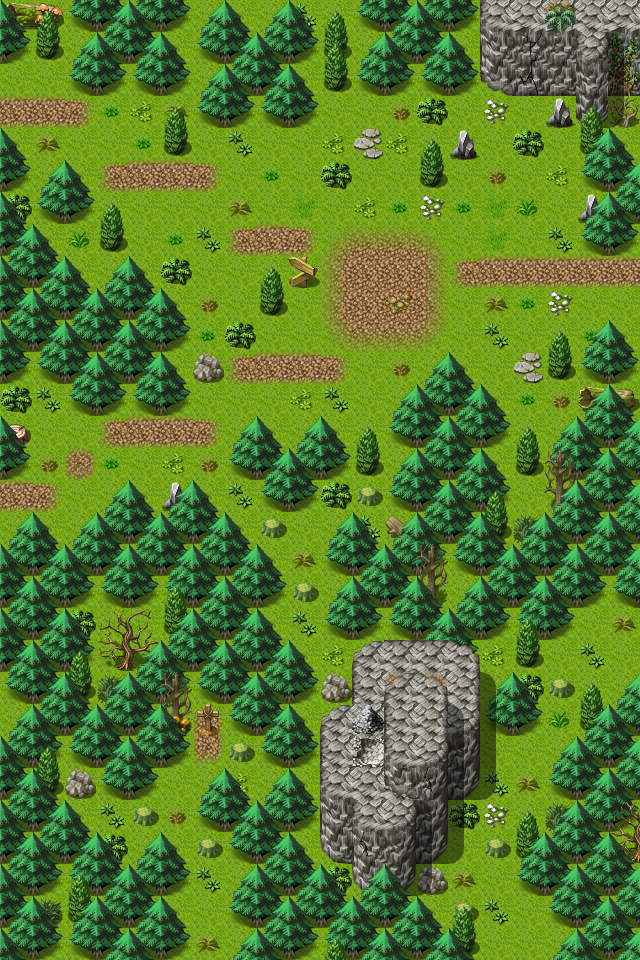

Tiled map render using the project's own tile images. Description and the map definition, with tile-layer contents summarised, below:
An orthogonal 20x30 tile map with 32x32 px tiles, 3 tile layers (Ground, Objects, Above), 1 hidden layer not drawn, 60 tilesets and 13 objects (6x mapchange, 5x spawn, sign, container).

<map version="1.0" tiledversion="1.0.2" orientation="orthogonal" renderorder="right-down" width="20" height="30" tilewidth="32" tileheight="32" nextobjectid="17">
 <properties>
  <property name="outdoors" value="1" />
 </properties>
 <tileset firstgid="1" name="map_bed_1" tilewidth="32" tileheight="32" tilecount="128" columns="16">
  <image source="../drawable/map_bed_1.png" width="512" height="256" />
 </tileset>
 <tileset firstgid="129" name="map_border_1" tilewidth="32" tileheight="32" tilecount="128" columns="16">
  <image source="../drawable/map_border_1.png" width="512" height="256" />
 </tileset>
 <tileset firstgid="257" name="map_bridge_1" tilewidth="32" tileheight="32" tilecount="128" columns="16">
  <image source="../drawable/map_bridge_1.png" width="512" height="256" />
 </tileset>
 <tileset firstgid="385" name="map_bridge_2" tilewidth="32" tileheight="32" tilecount="128" columns="16">
  <image source="../drawable/map_bridge_2.png" width="512" height="256" />
 </tileset>
 <tileset firstgid="513" name="map_broken_1" tilewidth="32" tileheight="32" tilecount="128" columns="16">
  <image source="../drawable/map_broken_1.png" width="512" height="256" />
 </tileset>
 <tileset firstgid="641" name="map_cavewall_1" tilewidth="32" tileheight="32" tilecount="108" columns="18">
  <image source="../drawable/map_cavewall_1.png" width="576" height="192" />
 </tileset>
 <tileset firstgid="749" name="map_cavewall_2" tilewidth="32" tileheight="32" tilecount="108" columns="18">
  <image source="../drawable/map_cavewall_2.png" width="576" height="192" />
 </tileset>
 <tileset firstgid="857" name="map_cavewall_3" tilewidth="32" tileheight="32" tilecount="108" columns="18">
  <image source="../drawable/map_cavewall_3.png" width="576" height="192" />
 </tileset>
 <tileset firstgid="965" name="map_cavewall_4" tilewidth="32" tileheight="32" tilecount="108" columns="18">
  <image source="../drawable/map_cavewall_4.png" width="576" height="192" />
 </tileset>
 <tileset firstgid="1073" name="map_chair_table_1" tilewidth="32" tileheight="32" tilecount="128" columns="16">
  <image source="../drawable/map_chair_table_1.png" width="512" height="256" />
 </tileset>
 <tileset firstgid="1201" name="map_chair_table_2" tilewidth="32" tileheight="32" tilecount="128" columns="16">
  <image source="../drawable/map_chair_table_2.png" width="512" height="256" />
 </tileset>
 <tileset firstgid="1329" name="map_crate_1" tilewidth="32" tileheight="32" tilecount="128" columns="16">
  <image source="../drawable/map_crate_1.png" width="512" height="256" />
 </tileset>
 <tileset firstgid="1457" name="map_cupboard_1" tilewidth="32" tileheight="32" tilecount="128" columns="16">
  <image source="../drawable/map_cupboard_1.png" width="512" height="256" />
 </tileset>
 <tileset firstgid="1585" name="map_curtain_1" tilewidth="32" tileheight="32" tilecount="128" columns="16">
  <image source="../drawable/map_curtain_1.png" width="512" height="256" />
 </tileset>
 <tileset firstgid="1713" name="map_entrance_1" tilewidth="32" tileheight="32" tilecount="128" columns="16">
  <image source="../drawable/map_entrance_1.png" width="512" height="256" />
 </tileset>
 <tileset firstgid="1841" name="map_entrance_2" tilewidth="32" tileheight="32" tilecount="128" columns="16">
  <image source="../drawable/map_entrance_2.png" width="512" height="256" />
 </tileset>
 <tileset firstgid="1969" name="map_fence_1" tilewidth="32" tileheight="32" tilecount="128" columns="16">
  <image source="../drawable/map_fence_1.png" width="512" height="256" />
 </tileset>
 <tileset firstgid="2097" name="map_fence_2" tilewidth="32" tileheight="32" tilecount="128" columns="16">
  <image source="../drawable/map_fence_2.png" width="512" height="256" />
 </tileset>
 <tileset firstgid="2225" name="map_fence_3" tilewidth="32" tileheight="32" tilecount="128" columns="16">
  <image source="../drawable/map_fence_3.png" width="512" height="256" />
 </tileset>
 <tileset firstgid="2353" name="map_fence_4" tilewidth="32" tileheight="32" tilecount="128" columns="16">
  <image source="../drawable/map_fence_4.png" width="512" height="256" />
 </tileset>
 <tileset firstgid="2481" name="map_ground_1" tilewidth="32" tileheight="32" tilecount="128" columns="16">
  <image source="../drawable/map_ground_1.png" width="512" height="256" />
 </tileset>
 <tileset firstgid="2609" name="map_ground_2" tilewidth="32" tileheight="32" tilecount="128" columns="16">
  <image source="../drawable/map_ground_2.png" width="512" height="256" />
 </tileset>
 <tileset firstgid="2737" name="map_ground_3" tilewidth="32" tileheight="32" tilecount="128" columns="16">
  <image source="../drawable/map_ground_3.png" width="512" height="256" />
 </tileset>
 <tileset firstgid="2865" name="map_ground_4" tilewidth="32" tileheight="32" tilecount="128" columns="16">
  <image source="../drawable/map_ground_4.png" width="512" height="256" />
 </tileset>
 <tileset firstgid="2993" name="map_ground_5" tilewidth="32" tileheight="32" tilecount="128" columns="16">
  <image source="../drawable/map_ground_5.png" width="512" height="256" />
 </tileset>
 <tileset firstgid="3121" name="map_ground_6" tilewidth="32" tileheight="32" tilecount="128" columns="16">
  <image source="../drawable/map_ground_6.png" width="512" height="256" />
 </tileset>
 <tileset firstgid="3249" name="map_ground_7" tilewidth="32" tileheight="32" tilecount="128" columns="16">
  <image source="../drawable/map_ground_7.png" width="512" height="256" />
 </tileset>
 <tileset firstgid="3377" name="map_ground_8" tilewidth="32" tileheight="32" tilecount="128" columns="16">
  <image source="../drawable/map_ground_8.png" width="512" height="256" />
 </tileset>
 <tileset firstgid="3505" name="map_house_1" tilewidth="32" tileheight="32" tilecount="128" columns="16">
  <image source="../drawable/map_house_1.png" width="512" height="256" />
 </tileset>
 <tileset firstgid="3633" name="map_house_2" tilewidth="32" tileheight="32" tilecount="128" columns="16">
  <image source="../drawable/map_house_2.png" width="512" height="256" />
 </tileset>
 <tileset firstgid="3761" name="map_indoor_1" tilewidth="32" tileheight="32" tilecount="128" columns="16">
  <image source="../drawable/map_indoor_1.png" width="512" height="256" />
 </tileset>
 <tileset firstgid="3889" name="map_indoor_2" tilewidth="32" tileheight="32" tilecount="128" columns="16">
  <image source="../drawable/map_indoor_2.png" width="512" height="256" />
 </tileset>
 <tileset firstgid="4017" name="map_kitchen_1" tilewidth="32" tileheight="32" tilecount="128" columns="16">
  <image source="../drawable/map_kitchen_1.png" width="512" height="256" />
 </tileset>
 <tileset firstgid="4145" name="map_outdoor_1" tilewidth="32" tileheight="32" tilecount="128" columns="16">
  <image source="../drawable/map_outdoor_1.png" width="512" height="256" />
 </tileset>
 <tileset firstgid="4273" name="map_pillar_1" tilewidth="32" tileheight="32" tilecount="128" columns="16">
  <image source="../drawable/map_pillar_1.png" width="512" height="256" />
 </tileset>
 <tileset firstgid="4401" name="map_pillar_2" tilewidth="32" tileheight="32" tilecount="128" columns="16">
  <image source="../drawable/map_pillar_2.png" width="512" height="256" />
 </tileset>
 <tileset firstgid="4529" name="map_plant_1" tilewidth="32" tileheight="32" tilecount="128" columns="16">
  <image source="../drawable/map_plant_1.png" width="512" height="256" />
 </tileset>
 <tileset firstgid="4657" name="map_plant_2" tilewidth="32" tileheight="32" tilecount="128" columns="16">
  <image source="../drawable/map_plant_2.png" width="512" height="256" />
 </tileset>
 <tileset firstgid="4785" name="map_rock_1" tilewidth="32" tileheight="32" tilecount="128" columns="16">
  <image source="../drawable/map_rock_1.png" width="512" height="256" />
 </tileset>
 <tileset firstgid="4913" name="map_rock_2" tilewidth="32" tileheight="32" tilecount="128" columns="16">
  <image source="../drawable/map_rock_2.png" width="512" height="256" />
 </tileset>
 <tileset firstgid="5041" name="map_roof_1" tilewidth="32" tileheight="32" tilecount="128" columns="16">
  <image source="../drawable/map_roof_1.png" width="512" height="256" />
 </tileset>
 <tileset firstgid="5169" name="map_roof_2" tilewidth="32" tileheight="32" tilecount="128" columns="16">
  <image source="../drawable/map_roof_2.png" width="512" height="256" />
 </tileset>
 <tileset firstgid="5297" name="map_roof_3" tilewidth="32" tileheight="32" tilecount="128" columns="16">
  <image source="../drawable/map_roof_3.png" width="512" height="256" />
 </tileset>
 <tileset firstgid="5425" name="map_shop_1" tilewidth="32" tileheight="32" tilecount="128" columns="16">
  <image source="../drawable/map_shop_1.png" width="512" height="256" />
 </tileset>
 <tileset firstgid="5553" name="map_sign_ladder_1" tilewidth="32" tileheight="32" tilecount="128" columns="16">
  <image source="../drawable/map_sign_ladder_1.png" width="512" height="256" />
 </tileset>
 <tileset firstgid="5681" name="map_table_1" tilewidth="32" tileheight="32" tilecount="128" columns="16">
  <image source="../drawable/map_table_1.png" width="512" height="256" />
 </tileset>
 <tileset firstgid="5809" name="map_trail_1" tilewidth="32" tileheight="32" tilecount="128" columns="16">
  <image source="../drawable/map_trail_1.png" width="512" height="256" />
 </tileset>
 <tileset firstgid="5937" name="map_transition_1" tilewidth="32" tileheight="32" tilecount="128" columns="16">
  <image source="../drawable/map_transition_1.png" width="512" height="256" />
 </tileset>
 <tileset firstgid="6065" name="map_transition_2" tilewidth="32" tileheight="32" tilecount="128" columns="16">
  <image source="../drawable/map_transition_2.png" width="512" height="256" />
 </tileset>
 <tileset firstgid="6193" name="map_transition_3" tilewidth="32" tileheight="32" tilecount="128" columns="16">
  <image source="../drawable/map_transition_3.png" width="512" height="256" />
 </tileset>
 <tileset firstgid="6321" name="map_transition_4" tilewidth="32" tileheight="32" tilecount="128" columns="16">
  <image source="../drawable/map_transition_4.png" width="512" height="256" />
 </tileset>
 <tileset firstgid="6449" name="map_transition_5" tilewidth="32" tileheight="32" tilecount="128" columns="16">
  <image source="../drawable/map_transition_5.png" width="512" height="256" />
 </tileset>
 <tileset firstgid="6577" name="map_tree_1" tilewidth="32" tileheight="32" tilecount="128" columns="16">
  <image source="../drawable/map_tree_1.png" width="512" height="256" />
 </tileset>
 <tileset firstgid="6705" name="map_tree_2" tilewidth="32" tileheight="32" tilecount="128" columns="16">
  <image source="../drawable/map_tree_2.png" width="512" height="256" />
 </tileset>
 <tileset firstgid="6833" name="map_wall_1" tilewidth="32" tileheight="32" tilecount="128" columns="16">
  <image source="../drawable/map_wall_1.png" width="512" height="256" />
 </tileset>
 <tileset firstgid="6961" name="map_wall_2" tilewidth="32" tileheight="32" tilecount="120" columns="15">
  <image source="../drawable/map_wall_2.png" width="480" height="256" />
 </tileset>
 <tileset firstgid="7081" name="map_wall_3" tilewidth="32" tileheight="32" tilecount="120" columns="15">
  <image source="../drawable/map_wall_3.png" width="480" height="256" />
 </tileset>
 <tileset firstgid="7201" name="map_wall_4" tilewidth="32" tileheight="32" tilecount="120" columns="15">
  <image source="../drawable/map_wall_4.png" width="480" height="256" />
 </tileset>
 <tileset firstgid="7321" name="map_window_1" tilewidth="32" tileheight="32" tilecount="128" columns="16">
  <image source="../drawable/map_window_1.png" width="512" height="256" />
 </tileset>
 <tileset firstgid="7449" name="map_window_2" tilewidth="32" tileheight="32" tilecount="128" columns="16">
  <image source="../drawable/map_window_2.png" width="512" height="256" />
 </tileset>
 <layer name="Ground" width="20" height="30">
  <data>[600 cells, 600 non-empty, 15 distinct tile ids]</data>
 </layer>
 <layer name="Objects" width="20" height="30">
  <data>[600 cells, 446 non-empty, 62 distinct tile ids]</data>
 </layer>
 <layer name="Above" width="20" height="30">
  <data>[600 cells, 134 non-empty, 12 distinct tile ids]</data>
 </layer>
 <layer name="Walkable" width="20" height="30" visible="0">
  <data>[600 cells, 367 non-empty, 1 distinct tile ids]</data>
 </layer>
 <objectgroup name="Mapevents">
  <object id="1" name="west1" type="mapchange" x="0" y="64" width="32" height="96">
   <properties>
    <property name="map" value="wild17" />
    <property name="place" value="east1" />
   </properties>
  </object>
  <object id="2" name="east2" type="mapchange" x="608" y="608" width="32" height="96">
   <properties>
    <property name="map" value="wild16" />
    <property name="place" value="west2" />
   </properties>
  </object>
  <object id="3" name="sign_blackwater0" type="sign" x="288" y="256" width="32" height="32" />
  <object id="4" name="west2" type="mapchange" x="0" y="480" width="32" height="64">
   <properties>
    <property name="map" value="wild17" />
    <property name="place" value="east2" />
   </properties>
  </object>
  <object id="7" name="south2" type="mapchange" x="480" y="928" width="96" height="32">
   <properties>
    <property name="map" value="wild19" />
    <property name="place" value="north2" />
   </properties>
  </object>
  <object id="8" name="south1" type="mapchange" x="192" y="928" width="64" height="32">
   <properties>
    <property name="map" value="wild19" />
    <property name="place" value="north1" />
   </properties>
  </object>
  <object id="9" name="east1" type="mapchange" x="608" y="256" width="32" height="96">
   <properties>
    <property name="map" value="wild16" />
    <property name="place" value="west1" />
   </properties>
  </object>
  <object id="10" name="forestbeetle" type="spawn" x="192" y="448" width="192" height="224" />
  <object id="11" name="forestwolf1" type="spawn" x="416" y="608" width="192" height="320">
   <properties>
    <property name="quantity" value="2" />
   </properties>
  </object>
  <object id="13" name="forestboar2" type="spawn" x="64" y="768" width="256" height="160">
   <properties>
    <property name="quantity" value="2" />
   </properties>
  </object>
  <object id="15" name="cont_stoutford_grave" type="container" x="192" y="736" width="32" height="32" />
 </objectgroup>
 <objectgroup name="Spawn">
  <object id="5" name="forestwolf1" type="spawn" x="64" y="96" width="512" height="320">
   <properties>
    <property name="quantity" value="4" />
   </properties>
  </object>
  <object id="6" name="forestboar2" type="spawn" x="64" y="64" width="288" height="160">
   <properties>
    <property name="quantity" value="2" />
   </properties>
  </object>
 </objectgroup>
 <objectgroup name="Keys" />
</map>
